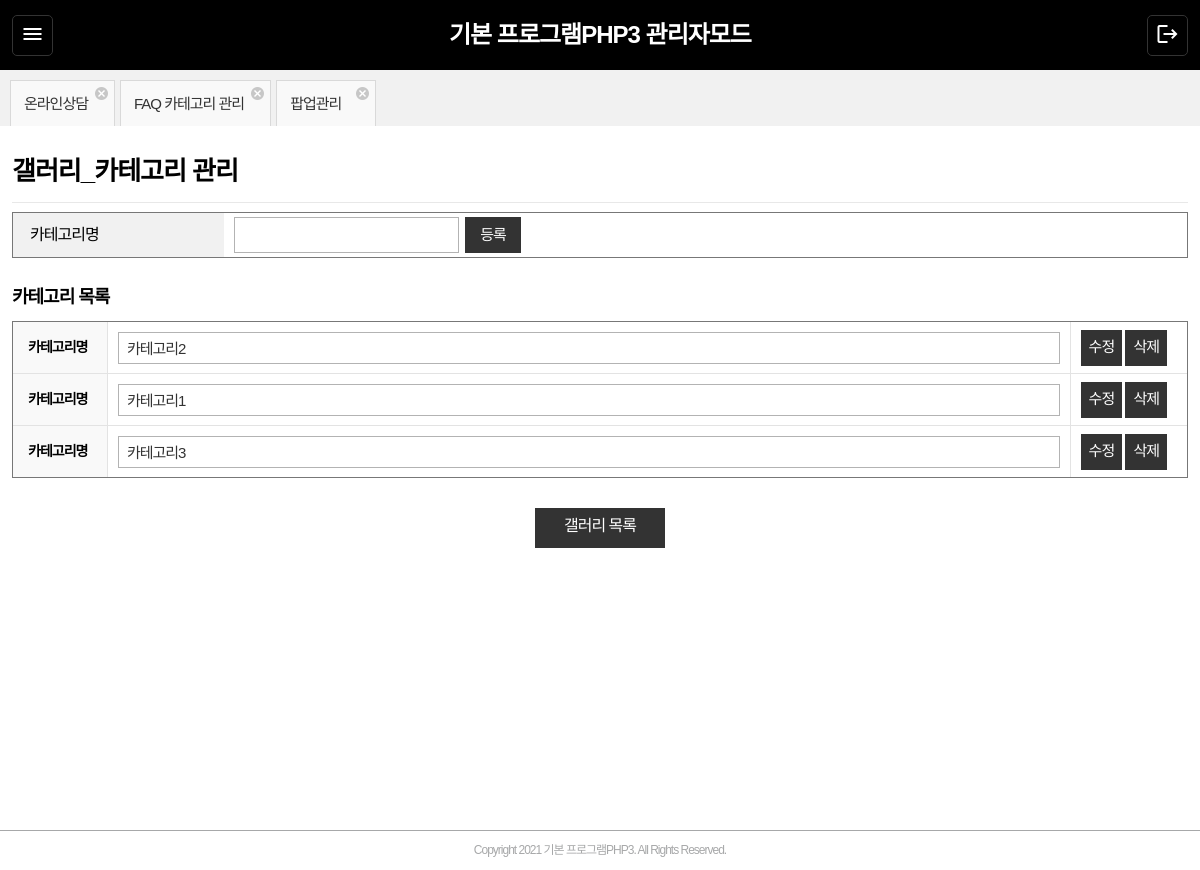
The page /admin/board/gallery_ct/category.php (signed in) on the database its author committed.
### tables this page shows
CREATE TABLE IF NOT EXISTS `admin_fb` (
  `no` int(11) NOT NULL auto_increment,
  `name` varchar(255) default NULL,
  `relation_url` varchar(255) default NULL,
  `admin_fk` int(11) default '0',
  `gubun` varchar(10) default NULL,
  `tablename` varchar(50) default NULL,
  PRIMARY KEY  (`no`),
  KEY `admin_idx` (`admin_fk`)
);

CREATE TABLE IF NOT EXISTS `gallery_category` (
  `no` int(11) NOT NULL auto_increment,
  `title` varchar(255) default NULL,
  `registdate` timestamp NOT NULL default CURRENT_TIMESTAMP,
  PRIMARY KEY  (`no`)
);

### www/lib/util/MySecurity.php (called while the page is built, shortened)
<?php
class MySecurity {
	protected $_xss_hash			= '';
	protected $_never_allowed_str = array(
					'document.cookie'	=> '[removed]',
					'document.write'	=> '[removed]',
					'.parentNode'		=> '[removed]',
					'.innerHTML'		=> '[removed]',
					'window.location'	=> '[removed]',
					'-moz-binding'		=> '[removed]',
					'<!--'				=> '&lt;!--',
					'-->'				=> '--&gt;',
					'<![CDATA['			=> '&lt;![CDATA['
	);
	protected $_never_allowed_regex = array(
					"javascript\s*:"			=> '[removed]',
					"expression\s*(\(|&\#40;)"	=> '[removed]',
					"vbscript\s*:"				=> '[removed]',
					"Redirect\s+302"			=> '[removed]'
	);
	public function xss_clean($str, $is_image = FALSE)
	{
		if (is_array($str))
		{
			while (list($key) = each($str))
			{
				$str[$key] = $this->xss_clean($str[$key]);
			}
			return $str;
		}
		$str = $this->remove_invisible_characters($str);
		$str = $this->_validate_entities($str);
		$str = rawurldecode($str);
		$str = str_replace('&gt;','>',$str);
		$str = str_replace('&lt;','<',$str);
		$str = preg_replace_callback("/[a-z]+=([\'\"]).*?\\1/si", array($this, '_convert_attribute'), $str);
		$str = preg_replace_callback("/<\w+.*?(?=>|<|$)/si", array($this, '_decode_entity'), $str);
		$str = $this->remove_invisible_characters($str);
		$str = $this->_do_never_allowed($str);
		if ($is_image === TRUE)
		{
			$str = preg_replace('/<\?(php)/i', "&lt;?\\1", $str);
		}
		else
		{
			$str = str_replace(array('<?', '?'.'>'),  array('&lt;?', '?&gt;'), $str);
		}
		$words = array(
				'javascript', 'expression', 'vbscript', 'script',
				'applet', 'alert', 'document', 'write', 'cookie', 'window'
			);
		foreach ($words as $word)
		{
			$temp = '';
			for ($i = 0, $wordlen = strlen($word); $i < $wordlen; $i++)
			{
				$temp .= substr($word, $i, 1)."\s*";
			}
			$str = preg_replace_callback('#('.substr($temp, 0, -3).')(\W)#is', array($this, '_compact_exploded_words'), $str);
		}
		$str = $this->_remove_evil_attributes($str, $is_image);
		$naughty = 'alert|applet|audio|basefont|base|behavior|bgsound|blink|body|embed|expression|form|frameset|frame|head|html|ilayer|iframe|input|isindex|layer|link|meta|object|plaintext|style|script|textarea|title|video|xml|xss';
		$str = preg_replace_callback('#<(/*\s*)('.$naughty.')([^><]*)([><]*)#is', array($this, '_sanitize_naughty_html'), $str);
		$str = preg_replace('#(alert|cmd|passthru|eval|exec|expression|system|fopen|fsockopen|file|file_get_contents|readfile|unlink)(\s*)\((.*?)\)#si', "\\1\\2&#40;\\3&#41;", $str);
		$str = $this->_do_never_allowed($str);
		return $str;
	}
	public function xss_hash()
	{
		if ($this->_xss_hash == '')
		{
			$this->_xss_hash = md5(time() + mt_rand(0, 1999999999));
		}
		return $this->_xss_hash;
	}
	protected function _remove_evil_attributes($str, $is_image)
	{
		$evil_attributes = array('on\w*', 'style', 'xmlns');
		do {
			$str = preg_replace(
				"#<(/?[^><]+?)([^A-Za-z\-])(".implode('|', $evil_attributes).")(\s*=\s*)([\"][^>]*?[\"]|[\'][^>]*?[\']|[^>]*?)([\s><])([><]*)#i",
				"<$1$6",
				$str, -1, $count
			);
		} while ($count);
		return $str;
	}
	protected function _validate_entities($str)
	{
		$str = preg_replace('|\&([a-z\_0-9\-]+)\=([a-z\_0-9\-]+)|i', $this->xss_hash()."\\1=\\2", $str);
		$str = preg_replace('#(&\#?[0-9a-z]{2,})([\x00-\x20])*;?#i', "\\1;\\2", $str);
		$str = preg_replace('#(&\#x?)([0-9A-F]+);?#i',"\\1\\2;",$str);
		$str = str_replace($this->xss_hash(), '&', $str);
		return $str;
	}
	protected function _do_never_allowed($str)
	{
		foreach ($this->_never_allowed_str as $key => $val)
		{
			$str = str_replace($key, $val, $str);
		}
		foreach ($this->_never_allowed_regex as $key => $val)
		{
			$str = preg_replace("#".$key."#i", $val, $str);
		}
		return $str;
	}
	function remove_invisible_characters($str, $url_encoded = TRUE)
	{
		$non_displayables = array();
		if ($url_encoded)
		{
			$non_displayables[] = '/%0[0-8bcef]/';
			$non_displayables[] = '/%1[0-9a-f]/';
		}
		$non_displayables[] = '/[\x00-\x08\x0B\x0C\x0E-\x1F\x7F]+/S';
		do
		{
			$str = preg_replace($non_displayables, '', $str, -1, $count);
		}
		while ($count);
		return $str;
	}
}

### www/lib/util/function.php (called while the page is built, shortened)
<?
function getSslCheckUrl($request_uri="", $page="") {
	$request_uri = substr($request_uri, 0, strrpos($request_uri, '/'));
	$url = COMPANY_URL;
	$returnUrl = $url.$request_uri.'/'.$page;
	return $returnUrl;
}
function getPageCount($pageRows=0, $totalCount=0) {
	$pageCount = $totalCount / $pageRows;
	if ($totalCount % $pageRows > 0) $pageCount++;
	return (int)$pageCount;
}
function chkIsset($val='') {
	if (isset($val) && $val != '') {
		$r = $val;
	} else {
		$r = 0;
	}
	return $r;
}
function outlog($message) {
	if(is_array($message)){
		$message = iconv(LOG_PAGE_CHAR, LOG_SERVER_CHAR, print_r($message, true));
	} else {
		$message = iconv(LOG_PAGE_CHAR, LOG_SERVER_CHAR, $message);
	}
	$filename = date('Y-m-d').LOG_FILENAME;
	$p = pathinfo($_SERVER['PHP_SELF']);
	$location = $p['dirname']."/".$p['basename'];
	$log = date('H:i:s')." ".$_SERVER['REMOTE_ADDR']." ".$location."\r\n".$message."\r\n";
	if (IS_LOGFILE) {
		$f = fopen(LOG_PATH."/".$filename, "a");
	}
}
function escape_string($req) {
	if( !empty($req) ){
		foreach ($req as $key => $value) {
			if (!is_array($value)) {
				$req[$key] = mysql_real_escape_string($value);
			} else {
				foreach ($value as $innerKey => $innerValue) {
					$req[$key][$innerKey] = mysql_real_escape_string($innerValue);
				}
			}
		}
	}
	return $req;
}
?>

### www/lib/board/Fb.class.php (called while the page is built, shortened)
<?
include_once $_SERVER['DOCUMENT_ROOT']."/lib/util/function.php";
class Fb {
	var $tableName;
	var $pageRows;
	var $startPageNo=0;
	function Fb($pageRows=0, $tableName='', $request='') {
		$this->pageRows = $pageRows;
		$this->tableName = $tableName;
	}
	function getWhereSql($p) {
		$whereSql = " WHERE 1=1";
		if($p['sadmin_fk'] != ""){
			$whereSql .= " AND admin_fk = ".chkIsset($p['sadmin_fk']);
		}
		return $whereSql;
	}
	function getCount($param = "") {
		$dbconn = new DBConnection();
		$conn = $dbconn->getConnection();
		$param = escape_string($param);
		$whereSql = $this->getWhereSql($param);
		$sql = " SELECT COUNT(*) AS cnt FROM ".$this->tableName.$whereSql;
		$result = mysql_query($sql, $conn);
		$row=mysql_fetch_array($result);
		$totalCount = $row['cnt'];
		$pageCount = getPageCount($this->pageRows, $totalCount);
		$data[0] = $totalCount;
		$data[1] = $pageCount;
		return $data;
	}
	function getList($param='') {
		$dbconn = new DBConnection();
		$conn = $dbconn->getConnection();
		$param = escape_string($param);
		$whereSql = $this->getWhereSql($param);
		$sql = "
			SELECT *,
				(SELECT COUNT(*) FROM comment WHERE tablename = '".$this->tableName."' AND parent_fk = ".$this->tableName.".no) AS comment_count
			FROM ".$this->tableName."
			".$whereSql."
			ORDER BY no asc LIMIT ".$this->startPageNo.", ".$this->pageRows." ";
		$result = mysql_query($sql, $conn);
		return $result;
	}
}
?>

### www/lib/board/GalleryCt.class.php (called while the page is built, shortened)
<?
include_once $_SERVER['DOCUMENT_ROOT']."/lib/util/function.php";
class GalleryCt {
	var $pageRows;
	function GalleryCt($pageRows=0, $tableName='', $category_tableName='', $request='') {
		$this->pageRows = $pageRows;
		$this->category_tableName = $category_tableName;
	}
	function getWhereSql($p) {
		$whereSql = " WHERE 1=1";
		return $whereSql;
	}
	function getCategoryCount($param = "") {
		$dbconn = new DBConnection();
		$conn = $dbconn->getConnection();
		$param = escape_string($param);
		$whereSql = $this->getWhereSql($param);
		$sql = " SELECT COUNT(*) AS cnt FROM ".$this->category_tableName.$whereSql;
		$result = mysql_query($sql, $conn);
		$row=mysql_fetch_array($result);
		$totalCount = $row['cnt'];
		$pageCount = getPageCount($this->pageRows, $totalCount);
		$data[0] = $totalCount;
		$data[1] = $pageCount;
		return $data;
	}
	function getCategoryList($param='') {
		$dbconn = new DBConnection();
		$conn = $dbconn->getConnection();
		$param = escape_string($param);
		$sql = "
			SELECT * FROM ".$this->category_tableName." ORDER BY no ASC ";
		$result = mysql_query($sql, $conn);
		return $result;
	}
}
?>

### www/admin/board/gallery_ct/config.php (called while the page is built, shortened)
<?
	$pageTitle			= "갤러리_카테고리";
?>

### www/admin/board/gallery_ct/category.php (the view, shortened to what this page needs)
<?
include_once $_SERVER['DOCUMENT_ROOT']."/lib/util/function.php";
include_once $_SERVER['DOCUMENT_ROOT']."/lib/board/GalleryCt.class.php";
include "config.php";
$pageTitle .= " 관리";
$notice = new GalleryCt($pageRows, $tablename, $category_tablename, $_REQUEST);
$rowPageCount = $notice->getCategoryCount($_REQUEST);
$category_result = $notice->getCategoryList($_REQUEST);
?>
<!doctype html>
<html lang="ko">
<head>
<? include_once $_SERVER['DOCUMENT_ROOT']."/admin/include/headHtml.php"; ?>
</head>
<body>
<? include_once $_SERVER['DOCUMENT_ROOT']."/admin/include/header.php"; ?>
	<div class="contWrap">
		<div class="titWrap">
			<h2><?=$pageTitle?></h2>
		</div>
		<div class="searchWrap">
			<table class="searchTable">
					<colgroup>
					</colgroup>
				<tbody>
				<form name="wri" id="wri" action="<?=getSslCheckUrl($_SERVER['REQUEST_URI'], 'process.php')?>" method="post" enctype="multipart/form-data" >
					<tr>
						<th>카테고리명</th>
						<td>
							<input type="text" name="title" id="wri_name"/>
							<input type="button" value="등록" onclick="goSave();" class="hoverbg"/>
						</td>
					</tr>
				</form>
				</tbody>
			</table>
		</div>
		<div class="write mt30">
			<div class="wr_box">
				<h3>카테고리 목록</h3>
				<form name="frm" id="frm" action="process.php" method="post">
				<table>
					<colgroup>
						<col width="8%">
						<col width="*">
						<col width="10%">
					</colgroup>
					<tbody>
					<? if ($rowPageCount[0] == 0) { ?>
						<tr>
							<td colspan="3" align="center">등록된 분류가 없습니다.</td>
						</tr>
					<?
						 } else {
							 $i = 0;
							 while ($row=mysql_fetch_assoc($category_result)) {
					?>
					<tr>
						<th>카테고리명</th>
						<td>
							<input type="text" name="name<?=$i?>" id="name<?=$i?>"  value="<?=$row[title]?>" />
						</td>
						<td>
							<input type="button" value="수정" onclick="goEdit('<?=$row[no]?>', 'name<?=$i?>');" class="hoverbg"/>
							<input type="button" value="삭제" onclick="delConfirm('삭제하시겠습니까?','process.php?cmd=deleteCategory&no=<?=$row[no]?>')" class="hoverbg"/>
						</td>
					</tr>
					<?
							$i++;
							}
						 }
					?>
					</tbody>
				</table>
				</form>
			</div>
		</div>
		<div class="btnSet clear">
			<a href="index.php" class="btn hoverbg">갤러리 목록</a>
		</div>
	</div>
</div>
<? include_once $_SERVER['DOCUMENT_ROOT']."/admin/include/footer.php"; ?>
</body>
</html>

### www/admin/include/header.php (shortened to what this page needs)
<?
include_once $_SERVER['DOCUMENT_ROOT']."/lib/util/function.php";
include_once $_SERVER['DOCUMENT_ROOT']."/lib/board/Fb.class.php";
$freq['sadmin_fk'] = $_SESSION['admin_no'];
$fb = new Fb(99, 'admin_fb', $freq);
$fbPageCount = $fb->getCount($freq);
$fbresult = $fb->getList($freq);
?>
<div id="bodyWrap">
<div id="header" class="header clear">
	<div class="moBtn mo">
		<a href="javascript:;">
			<span class="material-icons">menu</span>
		</a>
	</div>
	<h1>
		<?=COMPANY_NAME?> 관리자모드
	</h1>
	<div class="logout">
		<div class="mo">
			<a href="/admin/include/logout.php">
				<span class="material-icons">logout</span>
			</a>
		</div>
	</div>
</div>
<div id="wrapper">
	<div class="tabWrap clear">
		<?$arr = array();
			if($fbPageCount[0] == 0){
		?>
		<div class="tb">
			<div class="tbc">
				<p class="txt">메뉴 우측에 있는 ★ 를 클릭하여 즐겨찾기 메뉴를 설정해보세요</p>
			</div>
		</div>
		<?}else{?>
		<div class="swiper tab">
			<div class="swiper-wrapper">
				<?
				$i = 0 ;
					while($row = mysql_fetch_assoc($fbresult)){
						array_push($arr, $row['name']);
				?>
				<div class="swiper-slide beforebg" class="beforebg" >
					<a href="<?=$row['relation_url']?>">
					<?=$row['name']?>
					</a>
					<a href="javascript:;" onclick="delFb(<?=$row['no']?>);" class="btn_close">
						<img src="/admin/img/tab_close.png"/>
					</a>
				</div>
				<?$i++;}?>
			</div>
		</div>
		<?}?>
	</div>

### rows shown on the page
admin_fb: name "온라인상담"
admin_fb: name "FAQ 카테고리 관리"
admin_fb: name "팝업관리"
gallery_category: title "카테고리2"
gallery_category: name1 "카테고리1"
gallery_category: name2 "카테고리3"

### other values the page prints
COMPANY_NAME "기본 프로그램PHP3"
$pageTitle "갤러리_카테고리 관리"
CREATE_YEAR "2021"
